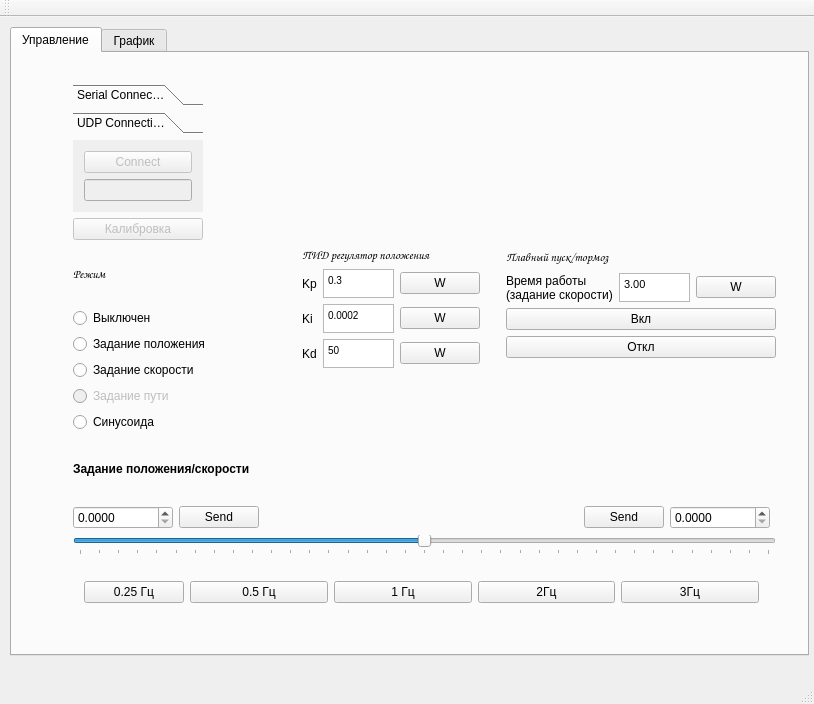
<?xml version="1.0" encoding="UTF-8"?>
<ui version="4.0">
 <class>MainWindow</class>
 <widget class="QMainWindow" name="MainWindow">
  <property name="geometry">
   <rect>
    <x>0</x>
    <y>0</y>
    <width>814</width>
    <height>704</height>
   </rect>
  </property>
  <property name="windowTitle">
   <string>MainWindow</string>
  </property>
  <property name="unifiedTitleAndToolBarOnMac">
   <bool>false</bool>
  </property>
  <widget class="QWidget" name="centralWidget">
   <widget class="QTabWidget" name="tabWidget">
    <property name="geometry">
     <rect>
      <x>10</x>
      <y>10</y>
      <width>799</width>
      <height>629</height>
     </rect>
    </property>
    <property name="currentIndex">
     <number>0</number>
    </property>
    <widget class="QWidget" name="tab_2">
     <attribute name="title">
      <string>Управление</string>
     </attribute>
     <layout class="QGridLayout" name="gridLayout_6">
      <item row="0" column="0">
       <layout class="QGridLayout" name="gridLayout_5">
        <property name="leftMargin">
         <number>50</number>
        </property>
        <property name="topMargin">
         <number>20</number>
        </property>
        <property name="rightMargin">
         <number>20</number>
        </property>
        <property name="bottomMargin">
         <number>20</number>
        </property>
        <item row="0" column="0">
         <layout class="QGridLayout" name="gridLayout_3">
          <item row="0" column="0">
           <widget class="QToolBox" name="toolBox">
            <property name="sizePolicy">
             <sizepolicy hsizetype="Preferred" vsizetype="Fixed">
              <horstretch>0</horstretch>
              <verstretch>0</verstretch>
             </sizepolicy>
            </property>
            <property name="currentIndex">
             <number>1</number>
            </property>
            <widget class="QWidget" name="page">
             <property name="geometry">
              <rect>
               <x>0</x>
               <y>0</y>
               <width>110</width>
               <height>69</height>
              </rect>
             </property>
             <attribute name="label">
              <string>Serial Connection</string>
             </attribute>
             <layout class="QGridLayout" name="gridLayout_49">
              <item row="0" column="0">
               <widget class="QComboBox" name="ListInfoPortsBox"/>
              </item>
              <item row="1" column="0">
               <widget class="QPushButton" name="ConnectBtn">
                <property name="text">
                 <string>Connect</string>
                </property>
               </widget>
              </item>
             </layout>
            </widget>
            <widget class="QWidget" name="page_2">
             <property name="geometry">
              <rect>
               <x>0</x>
               <y>0</y>
               <width>151</width>
               <height>69</height>
              </rect>
             </property>
             <attribute name="label">
              <string>UDP Connection</string>
             </attribute>
             <layout class="QGridLayout" name="gridLayout_50">
              <item row="1" column="0">
               <widget class="QLineEdit" name="udpIpEdit">
                <property name="enabled">
                 <bool>false</bool>
                </property>
               </widget>
              </item>
              <item row="0" column="0">
               <widget class="QPushButton" name="udpConnectButton">
                <property name="enabled">
                 <bool>false</bool>
                </property>
                <property name="text">
                 <string>Connect</string>
                </property>
               </widget>
              </item>
             </layout>
            </widget>
           </widget>
          </item>
          <item row="1" column="0">
           <widget class="QPushButton" name="pushButton_2">
            <property name="enabled">
             <bool>false</bool>
            </property>
            <property name="text">
             <string>Калибровка</string>
            </property>
           </widget>
          </item>
          <item row="0" column="1">
           <spacer name="horizontalSpacer_2">
            <property name="orientation">
             <enum>Qt::Horizontal</enum>
            </property>
            <property name="sizeHint" stdset="0">
             <size>
              <width>10</width>
              <height>10</height>
             </size>
            </property>
           </spacer>
          </item>
         </layout>
        </item>
        <item row="2" column="0" colspan="2">
         <layout class="QGridLayout" name="gridLayout_2">
          <item row="1" column="0">
           <layout class="QHBoxLayout" name="horizontalLayout_4">
            <item>
             <widget class="QDoubleSpinBox" name="spinBox_des_val">
              <property name="minimumSize">
               <size>
                <width>100</width>
                <height>0</height>
               </size>
              </property>
              <property name="decimals">
               <number>4</number>
              </property>
              <property name="singleStep">
               <double>0.100000000000000</double>
              </property>
             </widget>
            </item>
            <item>
             <widget class="QPushButton" name="pushButton_Set_angle">
              <property name="text">
               <string>Send</string>
              </property>
             </widget>
            </item>
            <item>
             <spacer name="horizontalSpacer">
              <property name="orientation">
               <enum>Qt::Horizontal</enum>
              </property>
              <property name="sizeHint" stdset="0">
               <size>
                <width>40</width>
                <height>20</height>
               </size>
              </property>
             </spacer>
            </item>
            <item>
             <widget class="QPushButton" name="pushButton_Set_angle_2">
              <property name="layoutDirection">
               <enum>Qt::LeftToRight</enum>
              </property>
              <property name="text">
               <string>Send</string>
              </property>
             </widget>
            </item>
            <item>
             <widget class="QDoubleSpinBox" name="spinBox_des_val_2">
              <property name="minimumSize">
               <size>
                <width>100</width>
                <height>0</height>
               </size>
              </property>
              <property name="decimals">
               <number>4</number>
              </property>
              <property name="singleStep">
               <double>0.100000000000000</double>
              </property>
             </widget>
            </item>
           </layout>
          </item>
          <item row="3" column="0">
           <widget class="QWidget" name="sin_button_widget" native="true">
            <property name="enabled">
             <bool>true</bool>
            </property>
            <layout class="QGridLayout" name="gridLayout_7">
             <item row="0" column="0">
              <layout class="QHBoxLayout" name="horizontalLayout_5">
               <item>
                <widget class="QPushButton" name="button_sin_025">
                 <property name="maximumSize">
                  <size>
                   <width>100</width>
                   <height>16777215</height>
                  </size>
                 </property>
                 <property name="text">
                  <string>0.25 Гц</string>
                 </property>
                </widget>
               </item>
               <item>
                <widget class="QPushButton" name="button_sin_05">
                 <property name="text">
                  <string>0.5 Гц</string>
                 </property>
                </widget>
               </item>
               <item>
                <widget class="QPushButton" name="button_sin_1">
                 <property name="text">
                  <string>1 Гц</string>
                 </property>
                </widget>
               </item>
               <item>
                <widget class="QPushButton" name="button_sin_2">
                 <property name="text">
                  <string>2Гц</string>
                 </property>
                </widget>
               </item>
               <item>
                <widget class="QPushButton" name="button_sin_3">
                 <property name="text">
                  <string>3Гц</string>
                 </property>
                </widget>
               </item>
              </layout>
             </item>
            </layout>
           </widget>
          </item>
          <item row="0" column="0">
           <widget class="QLabel" name="label_2">
            <property name="font">
             <font>
              <weight>75</weight>
              <bold>true</bold>
             </font>
            </property>
            <property name="text">
             <string>Задание положения/скорости</string>
            </property>
           </widget>
          </item>
          <item row="2" column="0" colspan="2">
           <widget class="QSlider" name="horizontalSlider">
            <property name="enabled">
             <bool>true</bool>
            </property>
            <property name="minimum">
             <number>-360</number>
            </property>
            <property name="maximum">
             <number>360</number>
            </property>
            <property name="pageStep">
             <number>20</number>
            </property>
            <property name="orientation">
             <enum>Qt::Horizontal</enum>
            </property>
            <property name="tickPosition">
             <enum>QSlider::TicksBelow</enum>
            </property>
           </widget>
          </item>
         </layout>
        </item>
        <item row="1" column="0">
         <layout class="QVBoxLayout" name="verticalLayout_2">
          <item>
           <widget class="QLabel" name="label">
            <property name="font">
             <font>
              <family>Comic Sans MS</family>
              <weight>75</weight>
              <bold>true</bold>
             </font>
            </property>
            <property name="text">
             <string>Режим</string>
            </property>
           </widget>
          </item>
          <item>
           <widget class="QRadioButton" name="radioButton_disabled_mode">
            <property name="text">
             <string>Выключен</string>
            </property>
           </widget>
          </item>
          <item>
           <widget class="QRadioButton" name="radioButton_static_mode">
            <property name="text">
             <string>Задание положения</string>
            </property>
           </widget>
          </item>
          <item>
           <widget class="QRadioButton" name="radioButton_speed_mode">
            <property name="text">
             <string>Задание скорости</string>
            </property>
           </widget>
          </item>
          <item>
           <widget class="QRadioButton" name="radioButton_path_mode">
            <property name="enabled">
             <bool>false</bool>
            </property>
            <property name="text">
             <string>Задание пути</string>
            </property>
           </widget>
          </item>
          <item>
           <widget class="QRadioButton" name="radioButton_sine_mode">
            <property name="text">
             <string>Синусоида</string>
            </property>
           </widget>
          </item>
         </layout>
        </item>
        <item row="0" column="1" rowspan="2">
         <layout class="QGridLayout" name="gridLayout_4">
          <item row="2" column="0">
           <layout class="QVBoxLayout" name="verticalLayout">
            <item>
             <layout class="QHBoxLayout" name="horizontalLayout">
              <item>
               <widget class="QLabel" name="label_3">
                <property name="text">
                 <string>Kp</string>
                </property>
               </widget>
              </item>
              <item>
               <widget class="QTextEdit" name="Kp_text">
                <property name="sizePolicy">
                 <sizepolicy hsizetype="Fixed" vsizetype="Fixed">
                  <horstretch>0</horstretch>
                  <verstretch>0</verstretch>
                 </sizepolicy>
                </property>
                <property name="maximumSize">
                 <size>
                  <width>71</width>
                  <height>29</height>
                 </size>
                </property>
                <property name="html">
                 <string>&lt;!DOCTYPE HTML PUBLIC &quot;-//W3C//DTD HTML 4.0//EN&quot; &quot;http://www.w3.org/TR/REC-html40/strict.dtd&quot;&gt;
&lt;html&gt;&lt;head&gt;&lt;meta name=&quot;qrichtext&quot; content=&quot;1&quot; /&gt;&lt;style type=&quot;text/css&quot;&gt;
p, li { white-space: pre-wrap; }
&lt;/style&gt;&lt;/head&gt;&lt;body style=&quot; font-family:'MS Shell Dlg 2'; font-size:8.25pt; font-weight:400; font-style:normal;&quot;&gt;
&lt;p style=&quot; margin-top:0px; margin-bottom:0px; margin-left:0px; margin-right:0px; -qt-block-indent:0; text-indent:0px;&quot;&gt;&lt;span style=&quot; font-size:7.8pt;&quot;&gt;0.3&lt;/span&gt;&lt;/p&gt;&lt;/body&gt;&lt;/html&gt;</string>
                </property>
               </widget>
              </item>
              <item>
               <widget class="QPushButton" name="write_Kp">
                <property name="text">
                 <string>W</string>
                </property>
               </widget>
              </item>
             </layout>
            </item>
            <item>
             <layout class="QHBoxLayout" name="horizontalLayout_3">
              <item>
               <widget class="QLabel" name="label_4">
                <property name="text">
                 <string>Ki</string>
                </property>
               </widget>
              </item>
              <item>
               <widget class="QTextEdit" name="Ki_text">
                <property name="sizePolicy">
                 <sizepolicy hsizetype="Fixed" vsizetype="Fixed">
                  <horstretch>0</horstretch>
                  <verstretch>0</verstretch>
                 </sizepolicy>
                </property>
                <property name="maximumSize">
                 <size>
                  <width>71</width>
                  <height>29</height>
                 </size>
                </property>
                <property name="html">
                 <string>&lt;!DOCTYPE HTML PUBLIC &quot;-//W3C//DTD HTML 4.0//EN&quot; &quot;http://www.w3.org/TR/REC-html40/strict.dtd&quot;&gt;
&lt;html&gt;&lt;head&gt;&lt;meta name=&quot;qrichtext&quot; content=&quot;1&quot; /&gt;&lt;style type=&quot;text/css&quot;&gt;
p, li { white-space: pre-wrap; }
&lt;/style&gt;&lt;/head&gt;&lt;body style=&quot; font-family:'MS Shell Dlg 2'; font-size:8.25pt; font-weight:400; font-style:normal;&quot;&gt;
&lt;p style=&quot; margin-top:0px; margin-bottom:0px; margin-left:0px; margin-right:0px; -qt-block-indent:0; text-indent:0px;&quot;&gt;&lt;span style=&quot; font-size:7.8pt;&quot;&gt;0.0002&lt;/span&gt;&lt;/p&gt;&lt;/body&gt;&lt;/html&gt;</string>
                </property>
               </widget>
              </item>
              <item>
               <widget class="QPushButton" name="write_Ki">
                <property name="text">
                 <string>W</string>
                </property>
               </widget>
              </item>
             </layout>
            </item>
            <item>
             <layout class="QHBoxLayout" name="horizontalLayout_2">
              <item>
               <widget class="QLabel" name="label_5">
                <property name="text">
                 <string>Kd</string>
                </property>
               </widget>
              </item>
              <item>
               <widget class="QTextEdit" name="Kd_text">
                <property name="sizePolicy">
                 <sizepolicy hsizetype="Fixed" vsizetype="Fixed">
                  <horstretch>0</horstretch>
                  <verstretch>0</verstretch>
                 </sizepolicy>
                </property>
                <property name="maximumSize">
                 <size>
                  <width>71</width>
                  <height>29</height>
                 </size>
                </property>
                <property name="html">
                 <string>&lt;!DOCTYPE HTML PUBLIC &quot;-//W3C//DTD HTML 4.0//EN&quot; &quot;http://www.w3.org/TR/REC-html40/strict.dtd&quot;&gt;
&lt;html&gt;&lt;head&gt;&lt;meta name=&quot;qrichtext&quot; content=&quot;1&quot; /&gt;&lt;style type=&quot;text/css&quot;&gt;
p, li { white-space: pre-wrap; }
&lt;/style&gt;&lt;/head&gt;&lt;body style=&quot; font-family:'MS Shell Dlg 2'; font-size:8.25pt; font-weight:400; font-style:normal;&quot;&gt;
&lt;p style=&quot; margin-top:0px; margin-bottom:0px; margin-left:0px; margin-right:0px; -qt-block-indent:0; text-indent:0px;&quot;&gt;&lt;span style=&quot; font-size:7.8pt;&quot;&gt;50&lt;/span&gt;&lt;/p&gt;&lt;/body&gt;&lt;/html&gt;</string>
                </property>
               </widget>
              </item>
              <item>
               <widget class="QPushButton" name="write_Kd">
                <property name="text">
                 <string>W</string>
                </property>
               </widget>
              </item>
             </layout>
            </item>
            <item>
             <spacer name="verticalSpacer">
              <property name="orientation">
               <enum>Qt::Vertical</enum>
              </property>
              <property name="sizeHint" stdset="0">
               <size>
                <width>20</width>
                <height>40</height>
               </size>
              </property>
             </spacer>
            </item>
           </layout>
          </item>
          <item row="1" column="0">
           <widget class="QLabel" name="label_6">
            <property name="font">
             <font>
              <family>Comic Sans MS</family>
              <weight>75</weight>
              <bold>true</bold>
             </font>
            </property>
            <property name="text">
             <string>ПИД регулятор положения</string>
            </property>
           </widget>
          </item>
          <item row="0" column="0">
           <spacer name="verticalSpacer_2">
            <property name="orientation">
             <enum>Qt::Vertical</enum>
            </property>
            <property name="sizeHint" stdset="0">
             <size>
              <width>20</width>
              <height>40</height>
             </size>
            </property>
           </spacer>
          </item>
          <item row="0" column="1">
           <spacer name="horizontalSpacer_3">
            <property name="orientation">
             <enum>Qt::Horizontal</enum>
            </property>
            <property name="sizeHint" stdset="0">
             <size>
              <width>60</width>
              <height>20</height>
             </size>
            </property>
           </spacer>
          </item>
          <item row="1" column="1" rowspan="2">
           <layout class="QGridLayout" name="gridLayout_8">
            <item row="0" column="1">
             <widget class="QLabel" name="label_10">
              <property name="font">
               <font>
                <family>Comic Sans MS</family>
                <weight>75</weight>
                <bold>true</bold>
               </font>
              </property>
              <property name="text">
               <string>Плавный пуск/тормоз</string>
              </property>
             </widget>
            </item>
            <item row="0" column="0">
             <spacer name="horizontalSpacer_4">
              <property name="orientation">
               <enum>Qt::Horizontal</enum>
              </property>
              <property name="sizeType">
               <enum>QSizePolicy::Preferred</enum>
              </property>
              <property name="sizeHint" stdset="0">
               <size>
                <width>20</width>
                <height>20</height>
               </size>
              </property>
             </spacer>
            </item>
            <item row="1" column="1">
             <layout class="QVBoxLayout" name="verticalLayout_3">
              <item>
               <layout class="QHBoxLayout" name="horizontalLayout_6"/>
              </item>
              <item>
               <layout class="QHBoxLayout" name="horizontalLayout_7">
                <item>
                 <widget class="QLabel" name="label_8">
                  <property name="text">
                   <string>Время работы
(задание скорости)</string>
                  </property>
                 </widget>
                </item>
                <item>
                 <widget class="QTextEdit" name="WriteTime">
                  <property name="sizePolicy">
                   <sizepolicy hsizetype="Fixed" vsizetype="Fixed">
                    <horstretch>0</horstretch>
                    <verstretch>0</verstretch>
                   </sizepolicy>
                  </property>
                  <property name="maximumSize">
                   <size>
                    <width>71</width>
                    <height>29</height>
                   </size>
                  </property>
                  <property name="html">
                   <string>&lt;!DOCTYPE HTML PUBLIC &quot;-//W3C//DTD HTML 4.0//EN&quot; &quot;http://www.w3.org/TR/REC-html40/strict.dtd&quot;&gt;
&lt;html&gt;&lt;head&gt;&lt;meta name=&quot;qrichtext&quot; content=&quot;1&quot; /&gt;&lt;style type=&quot;text/css&quot;&gt;
p, li { white-space: pre-wrap; }
&lt;/style&gt;&lt;/head&gt;&lt;body style=&quot; font-family:'MS Shell Dlg 2'; font-size:8.25pt; font-weight:400; font-style:normal;&quot;&gt;
&lt;p style=&quot; margin-top:0px; margin-bottom:0px; margin-left:0px; margin-right:0px; -qt-block-indent:0; text-indent:0px;&quot;&gt;3.00&lt;/p&gt;&lt;/body&gt;&lt;/html&gt;</string>
                  </property>
                 </widget>
                </item>
                <item>
                 <widget class="QPushButton" name="SetTime">
                  <property name="text">
                   <string>W</string>
                  </property>
                 </widget>
                </item>
               </layout>
              </item>
              <item>
               <widget class="QPushButton" name="SmoothModeEnabled">
                <property name="text">
                 <string>Вкл</string>
                </property>
               </widget>
              </item>
              <item>
               <widget class="QPushButton" name="SmoothModeDisabled">
                <property name="text">
                 <string>Откл</string>
                </property>
               </widget>
              </item>
              <item>
               <spacer name="verticalSpacer_3">
                <property name="orientation">
                 <enum>Qt::Vertical</enum>
                </property>
                <property name="sizeHint" stdset="0">
                 <size>
                  <width>20</width>
                  <height>40</height>
                 </size>
                </property>
               </spacer>
              </item>
              <item>
               <layout class="QHBoxLayout" name="horizontalLayout_8"/>
              </item>
             </layout>
            </item>
           </layout>
          </item>
         </layout>
        </item>
       </layout>
      </item>
     </layout>
    </widget>
    <widget class="QWidget" name="tab_graph">
     <property name="sizePolicy">
      <sizepolicy hsizetype="Preferred" vsizetype="Preferred">
       <horstretch>0</horstretch>
       <verstretch>0</verstretch>
      </sizepolicy>
     </property>
     <attribute name="title">
      <string>График</string>
     </attribute>
     <widget class="QWidget" name="layoutWidget">
      <property name="geometry">
       <rect>
        <x>10</x>
        <y>10</y>
        <width>771</width>
        <height>581</height>
       </rect>
      </property>
      <layout class="QGridLayout" name="gridLayout">
       <item row="0" column="0" colspan="4">
        <widget class="QChartView" name="graphicsView"/>
       </item>
       <item row="1" column="0">
        <widget class="QCheckBox" name="plot_graphic">
         <property name="text">
          <string>Построение графика</string>
         </property>
        </widget>
       </item>
       <item row="1" column="1">
        <widget class="QPushButton" name="pushButtonResetPlot">
         <property name="maximumSize">
          <size>
           <width>150</width>
           <height>16777215</height>
          </size>
         </property>
         <property name="text">
          <string>Очистить график</string>
         </property>
        </widget>
       </item>
       <item row="1" column="2">
        <widget class="QPushButton" name="pushButtonStartSaveToFile">
         <property name="text">
          <string>Запись в файл</string>
         </property>
        </widget>
       </item>
       <item row="1" column="3">
        <widget class="QPushButton" name="savePlotToFile">
         <property name="maximumSize">
          <size>
           <width>100</width>
           <height>16777215</height>
          </size>
         </property>
         <property name="text">
          <string>Сохранить</string>
         </property>
        </widget>
       </item>
      </layout>
     </widget>
    </widget>
   </widget>
  </widget>
  <widget class="QMenuBar" name="menuBar">
   <property name="geometry">
    <rect>
     <x>0</x>
     <y>0</y>
     <width>814</width>
     <height>21</height>
    </rect>
   </property>
  </widget>
  <widget class="QToolBar" name="mainToolBar">
   <attribute name="toolBarArea">
    <enum>TopToolBarArea</enum>
   </attribute>
   <attribute name="toolBarBreak">
    <bool>false</bool>
   </attribute>
  </widget>
  <widget class="QStatusBar" name="statusBar"/>
 </widget>
 <layoutdefault spacing="6" margin="11"/>
 <customwidgets>
  <customwidget>
   <class>QChartView</class>
   <extends>QGraphicsView</extends>
   <header>QtCharts</header>
  </customwidget>
 </customwidgets>
 <resources/>
 <connections/>
</ui>
